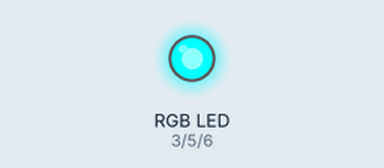
This sketch was run on a simulated Arduino Uno, built with avr-gcc and run on an emulated ATmega328P. Parts: an RGB LED mixed from three pins (HIGH = lit).

Above: at 0.5 s.
At 1.5 s:
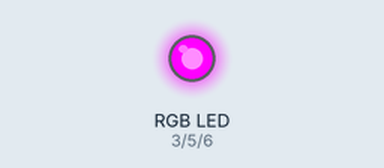
At 5.5 s:
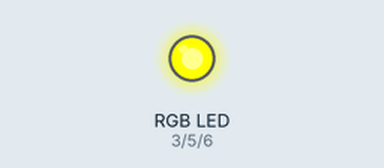
Timing chart, 0 to 6.9 s (numbered marks = the images above):
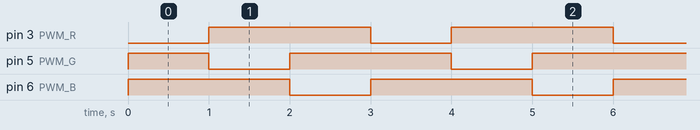

The sketch:

ledTest.ino
```cpp
#include <avr/io.h>
#include <util/delay.h>

#define PWM_R PD3
#define PWM_G PD5
#define PWM_B PD6
#define RED 0
#define GREEN 1
#define BLUE 2

int main(void)
{
  DDRD |= 0b01101000; // pwmRGB to output

  while(1)
  {
    ledSet(RED);
    _delay_ms(1000);
    ledSet(GREEN);
    _delay_ms(1000);
    ledSet(BLUE);
    _delay_ms(1000);
  }

  return 0;
}

void ledSet(byte color) {
  PORTD |= 0b01101000; // clear
  switch(color) {
    case RED:
      setPinLow(&PORTD, PWM_R);
    break;
    case GREEN:
      setPinLow(&PORTD, PWM_G);
    break;
    case BLUE:
      setPinLow(&PORTD, PWM_B);
    break;
  }
}

void setPinHigh(volatile byte *port, byte pin) {
  *port |= _BV(pin);
}

void setPinLow(volatile byte *port, byte pin) {
  *port &= ~_BV(pin);
}
```

Measured:
- by itself, pin 3 (PWM_R), pin 6 (PWM_B): alternates HIGH for 2.0 s and LOW for 1.0 s
- by itself, pin 5 (PWM_G): repeats every 3.0 s: LOW 1.0 s, HIGH 2.0 s
- by itself, everything shown: repeats every 3.0 s, in 3 steps
